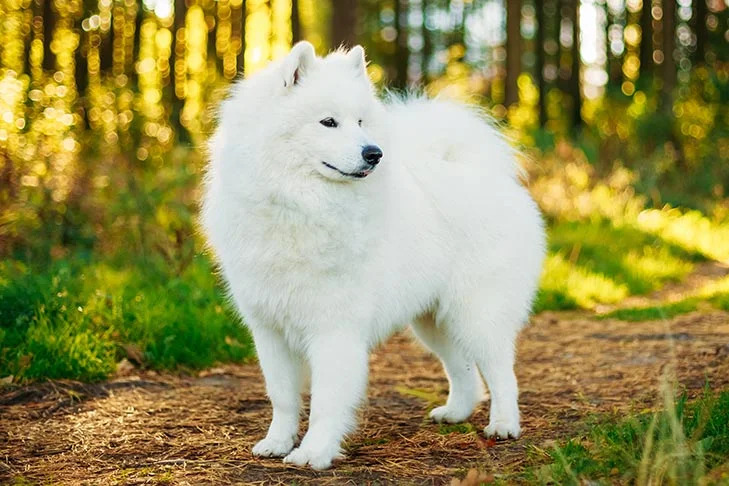
#> input picture imageEditor/images/Samoyed-standing-in-the-forest.jpg, 729 x 486 px; its folder holds 4 pictures in this run
$ python imageEditor.py
#> lines starting #> are read from the running program, lines starting #| are printed output that depends on the picture
from PIL import Image, ImageEnhance, ImageFilter
import os

path = './images'  #folder for unedited images
pathOut = './editedImages' #folder for edited images

for filename in os.listdir(path):
    img = Image.open(f"{path}/{filename}")
#> img is the input picture: PIL image 729x486 RGB; mean R, G, B 152.1, 145.2, 88.9

    #shapening
    edit = img.filter(ImageFilter.SHARPEN).convert('L')
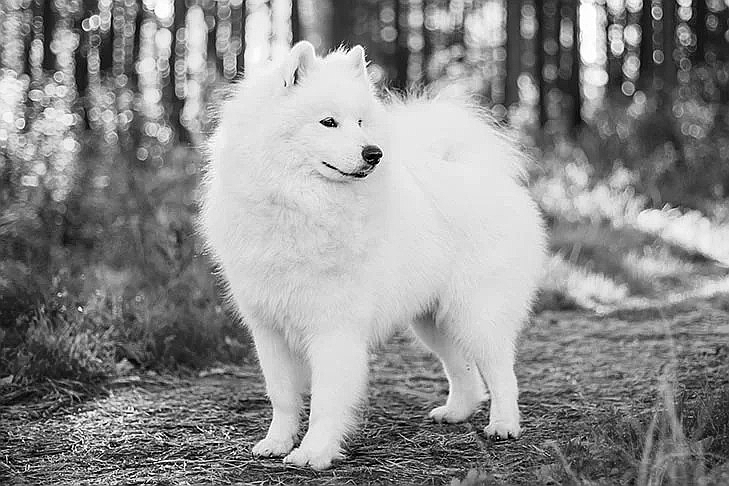
#> edit: PIL image 729x486 L; min 0, max 255, mean 141


    clean_name = os.path.splitext(filename)[0]

    edit.save(f'./{pathOut}/{clean_name}_edited.jpg')
#> pass 2 of the loop `for filename in os.listdir(path):`:
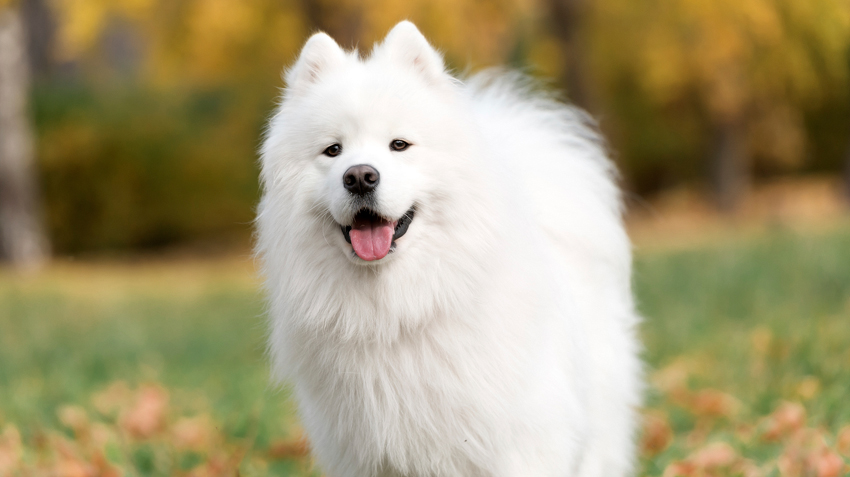
#> input picture imageEditor/images/Samoyed850.jpg, 850 x 477 px
#> img is the input picture: PIL image 850x477 RGB; mean R, G, B 163.4, 152.4, 115.6
#> `edit = img.filter(ImageFilter.SHARPEN).convert('L')`:
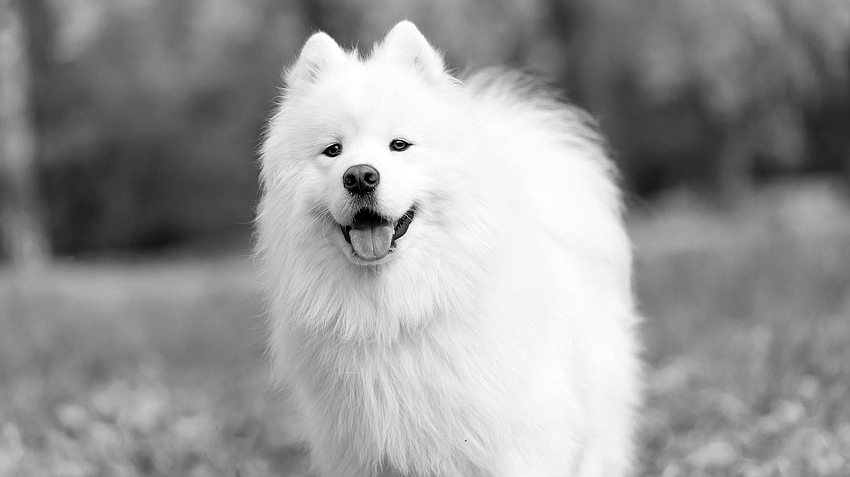
#> edit: PIL image 850x477 L; min 0, max 255, mean 151.6
